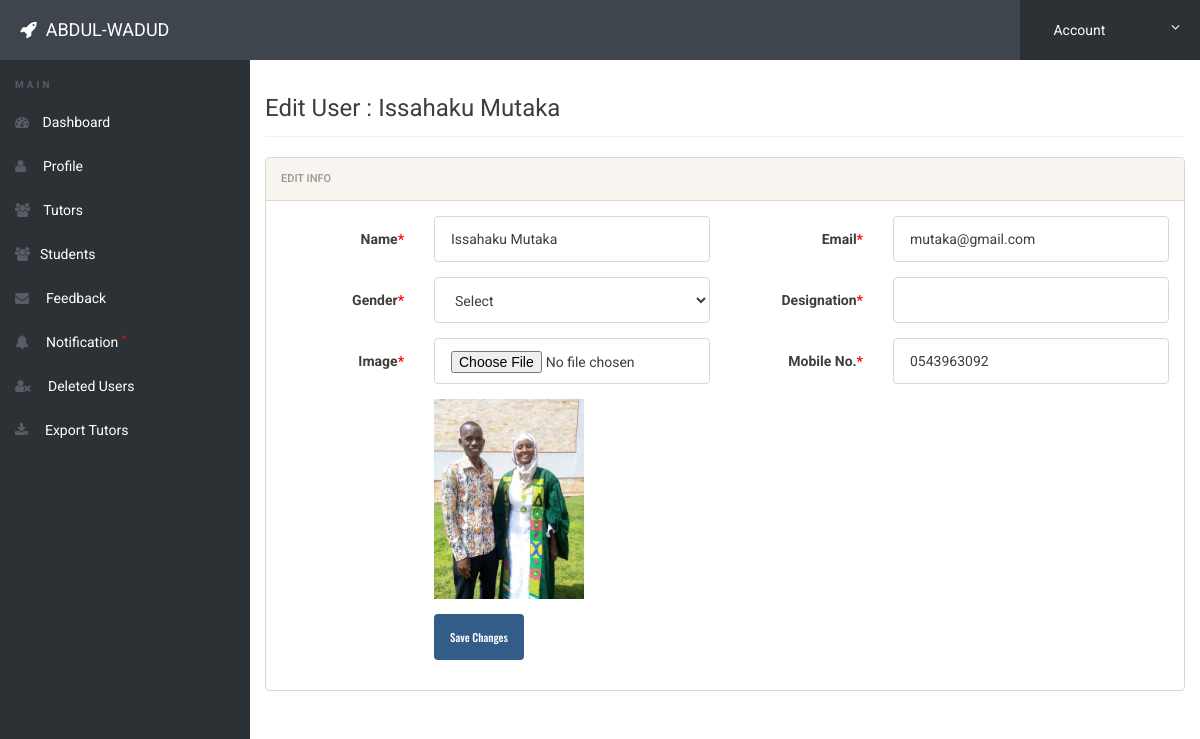
Page /admin/edit-user.php?edit=2 (signed in) on the committed database.
### tables this page shows
CREATE TABLE `users` (
  `id` int(11) NOT NULL,
  `name` varchar(50) NOT NULL,
  `email` varchar(50) NOT NULL,
  `password` varchar(50) NOT NULL,
  `gender` varchar(50) NOT NULL,
  `mobile` varchar(50) NOT NULL,
  `region` varchar(50) NOT NULL,
  `gps` varchar(50) NOT NULL,
  `image` varchar(50) NOT NULL,
  `status` int(10) NOT NULL
);

### admin/edit-user.php (the view, shortened to what this page needs)
<?php
include('includes/config.php');
if(strlen($_SESSION['alogin'])==0)
	{
header('location:index.php');
}
else{
if(isset($_GET['edit']))
	{
		$editid=$_GET['edit'];
	}
?>
<!doctype html>
<html lang="en" class="no-js">
<head>
	<link rel="stylesheet" href="css/font-awesome.min.css">
	<link rel="stylesheet" href="css/bootstrap.min.css">
	<link rel="stylesheet" href="css/dataTables.bootstrap.min.css">
	<link rel="stylesheet" href="css/bootstrap-social.css">
	<link rel="stylesheet" href="css/bootstrap-select.css">
	<link rel="stylesheet" href="css/fileinput.min.css">
	<link rel="stylesheet" href="css/awesome-bootstrap-checkbox.css">
	<link rel="stylesheet" href="css/style.css">
</head>
<body>
<?php
		$sql = "SELECT * from users where id = :editid";
		$query = $dbh -> prepare($sql);
		$query->bindParam(':editid',$editid,PDO::PARAM_INT);
		$query->execute();
		$result=$query->fetch(PDO::FETCH_OBJ);
?>
	<?php include('includes/header.php');?>
	<div class="ts-main-content">
	<?php include('includes/leftbar.php');?>
		<div class="content-wrapper">
			<div class="container-fluid">
				<div class="row">
					<div class="col-md-12">
						<h3 class="page-title">Edit User : <?php echo htmlentities($result->name); ?></h3>
						<div class="row">
							<div class="col-md-12">
								<div class="panel panel-default">
									<div class="panel-heading">Edit Info</div>
									<div class="panel-body">
<form method="post" class="form-horizontal" enctype="multipart/form-data" name="imgform">
<div class="form-group">
<label class="col-sm-2 control-label">Name<span style="color:red">*</span></label>
<div class="col-sm-4">
<input type="text" name="name" class="form-control" required value="<?php echo htmlentities($result->name);?>">
</div>
<label class="col-sm-2 control-label">Email<span style="color:red">*</span></label>
<div class="col-sm-4">
<input type="email" name="email" class="form-control" required value="<?php echo htmlentities($result->email);?>">
</div>
</div>
<div class="form-group">
<label class="col-sm-2 control-label">Gender<span style="color:red">*</span></label>
<div class="col-sm-4">
<select name="gender" class="form-control" required>
                            <option value="">Select</option>
                            </select>
</div>
<label class="col-sm-2 control-label">Designation<span style="color:red">*</span></label>
<div class="col-sm-4">
<input type="text" name="designation" class="form-control" required value="<?php echo htmlentities($result->designation);?>">
</div>
</div>
<div class="form-group">
<label class="col-sm-2 control-label">Image<span style="color:red">*</span></label>
<div class="col-sm-4">
<input type="file" name="image" class="form-control">
</div>
<label class="col-sm-2 control-label">Mobile No.<span style="color:red">*</span></label>
<div class="col-sm-4">
<input type="number" name="mobileno" class="form-control" required value="<?php echo htmlentities($result->mobile);?>">
</div>
</div>
<div class="form-group">
	<div class="col-sm-8 col-sm-offset-2">
		<img src="../images/<?php echo htmlentities($result->image);?>" width="150px"/>
</div>
</div>
<div class="form-group">
	<div class="col-sm-8 col-sm-offset-2">
		<button class="btn btn-primary" name="submit" type="submit">Save Changes</button>
	</div>
</div>
</form>
									</div>
								</div>
							</div>
						</div>
					</div>
				</div>
			</div>
		</div>
	</div>
</body>
</html>
<?php } ?>

### admin/css/style.css (style rules this page uses)
html { font-size: 14px; }
@media only screen and (min-width: 480px) { html { font-size: 17px; } }
@media only screen and (min-width: 768px) { html { font-size: 14px; } }
body { font-size: 1em; }
.btn { font-family: 'Oswald', sans-serif; }
.panel { overflow: hidden; }
.btn { text-transform: none; }
.page-title { padding-bottom: 15px; margin-bottom: 20px; border-bottom: 1px solid #f0f0f0; }
.ts-main-content .content-wrapper { padding-top: 15px; margin-top: 60px; }
@media only screen and (min-width: 992px) { .ts-main-content .content-wrapper { margin-left: 250px; } }

### rows in the picture
users: name "Issahaku Mutaka", email "mutaka@gmail.com", mobileno "0543963092", image (picture)
